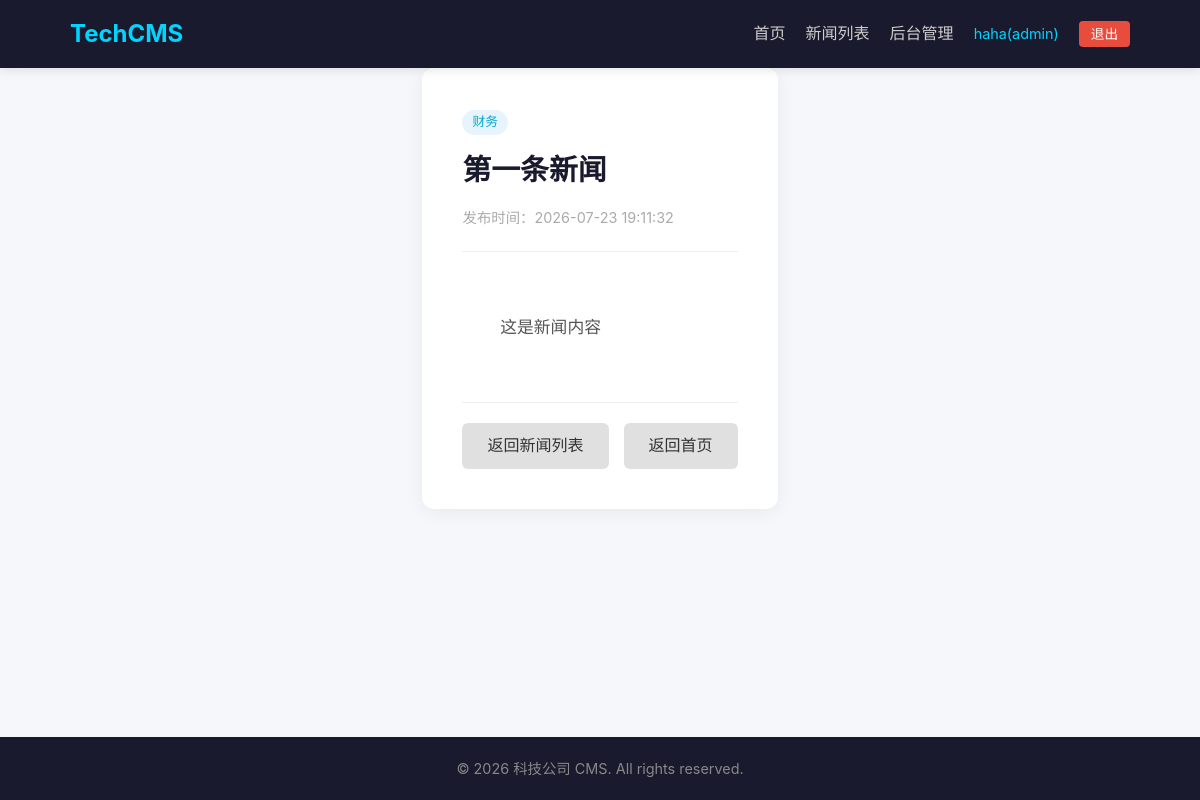
Screenshot of /news/1 (signed in) with the database file from the repository.
### day08/__init__.py (models this page shows)
class Company_news(Base):
    __tablename__ = 'company_news'
    id = Column(Integer, primary_key=True, autoincrement=True)
    title = Column(String(255))
    content = Column(Text)
    category = Column(String(255))
    date = Column(DateTime, default=datetime.now)

### day08/app_commpany_cns.py (the view)
@app.route('/news/<int:id>')
@login_user_required
def news_detail_page(id):
    db = Session()
    news = db.query(Company_news).filter(Company_news.id == id).first()
    if not news:
        db.close()
        return "新闻不存在", 404
    result = {"id": news.id, "title": news.title, "content": news.content,
              "category": news.category, "date": news.date.strftime("%Y-%m-%d %H:%M:%S")}
    db.close()
    return render_template('news_detail.html', news=result)

### day08/app_commpany_cns.py (called while the page is built)
def login_user_required(f):
    @wraps(f)
    def decorated(*args, **kwargs):
        if 'username' not in session:
            return redirect(url_for('login_page'))
        return f(*args, **kwargs)
    return decorated

### day08/templates/news_detail.html (shortened to what this page needs)
{% extends "base.html" %}
{% block content %}
<div class="news-detail-container">
    <div class="news-detail-header">
        <span class="tag">{{ news.category }}</span>
        <h1>{{ news.title }}</h1>
        <span class="news-meta">发布时间：{{ news.date }}</span>
    </div>
    <div class="news-detail-content">
        {{ news.content }}
    </div>
    <div class="news-detail-footer">
        <a href="/news" class="btn btn-secondary">返回新闻列表</a>
        <a href="/" class="btn btn-secondary">返回首页</a>
    </div>
</div>
{% endblock %}

### day08/static/style.css (style rules this page uses)
* { margin: 0; padding: 0; box-sizing: border-box; }
body { font-family: -apple-system, BlinkMacSystemFont, "Segoe UI", "Microsoft YaHei", sans-serif; background: #f5f7fa; color: #333; line-height: 1.6; min-height: 100vh; display: flex; flex-direction: column; }
.btn { display: inline-block; padding: 10px 25px; border: none; border-radius: 6px; cursor: pointer; font-size: 1rem; text-decoration: none; transition: all 0.3s; }
.btn-secondary { background: #e0e0e0; color: #333; }
.tag { display: inline-block; background: #e8f4fd; color: #00a8cc; padding: 2px 10px; border-radius: 20px; font-size: 0.8rem; }
.news-detail-container { max-width: 760px; margin: 0 auto; background: #fff; padding: 40px; border-radius: 12px; box-shadow: 0 4px 20px rgba(0, 0, 0, 0.06); }
.news-detail-header { margin-bottom: 30px; border-bottom: 1px solid #eee; padding-bottom: 20px; }
.news-detail-header h1 { font-size: 1.8rem; color: #1a1a2e; margin: 12px 0; }
.news-meta { color: #aaa; font-size: 0.9rem; }
.news-detail-content { font-size: 1.05rem; line-height: 1.8; color: #555; margin-bottom: 30px; white-space: pre-wrap; }
.news-detail-footer { display: flex; gap: 15px; padding-top: 20px; border-top: 1px solid #eee; }

### rows the page displays
Company_news: category "财务", title "第一条新闻", content "这是新闻内容"

### other values shown
{{ session.username }} "haha"
{{ session.role }} "admin"
{{ news.date }} "2026-07-23 19:11:32"
